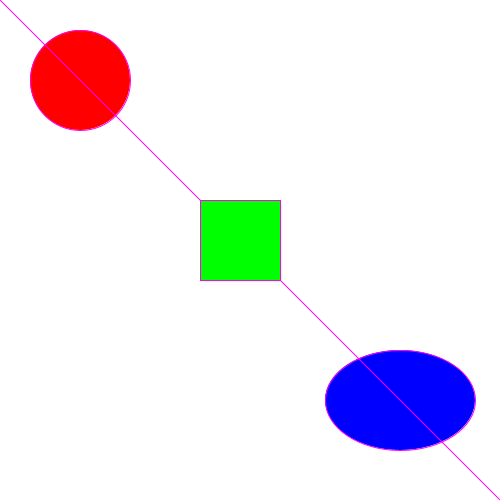
Frame 1 (no input)
Frame 60 (the mouse pressed at the canvas centre just before this capture): identical to frame 1, image omitted
Frame 120 (the mouse held since frame 60 and released just before this capture): identical to frame 1, image omitted

The Processing sketch that drew this single still picture (run headless with seeded random() and noise(); from frame 60 on, the mouse is pressed at the canvas centre):

// Processing sketch: Exercicio_3
// ── Exercicio_3.pde
void setup()
{
  size(500, 500);  
}

void draw()
{
  stroke(255, 0, 243);
  background(255, 255, 255);
  fill(255, 0, 0);
  ellipse(80, 80, 100, 100);
 
  fill(0, 0, 255);
  ellipse(400, 400, 150, 100);
 
  line(0, 0, 500, 500);
  
  translate(200, 200);
  fill(0, 255, 0);
  rect(0, 0, 80, 80);
  
  save("teste.png");
}
